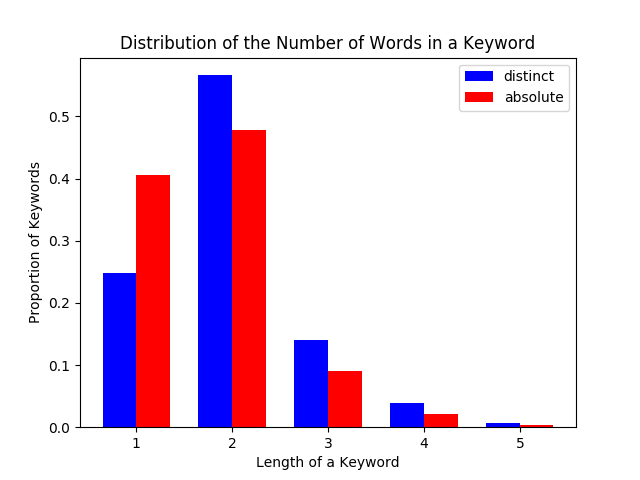

The script that drew this image:
from data_generator import KeywordData
import matplotlib.pyplot as plt
import numpy as np

data = KeywordData()

def distinct_ngram_graph():
    width = 0.35

    distinct_ngram_counts = data.kwd_grams(True)
    sorted(distinct_ngram_counts.items())

    d_counts = []
    X = []
    for gram, count in distinct_ngram_counts.items():
        if gram <= 5: 
            X.append(gram)
            d_counts.append(count)

    absolute_ngram_counts = data.kwd_grams(False)
    sorted(absolute_ngram_counts.items())

    a_counts = []
    for gram, count in absolute_ngram_counts.items():
        if gram <= 5: 
            a_counts.append(count)

    X = np.array(X)

    fig, ax = plt.subplots()

    g1 = ax.bar(X, proportion(d_counts), width, color='b')
    g2 = ax.bar(X+width, proportion(a_counts), width, color='r')

    ax.set_title("Distribution of the Number of Words in a Keyword")
    ax.set_ylabel("Proportion of Keywords")

    ax.set_xticks(X+width/2)
    ax.set_xlabel("Length of a Keyword")
    ax.set_xticklabels(X)

    ax.legend((g1[0],g2[0]), ("distinct","absolute"))

    plt.show()

def proportion(data):
    total = sum(data)
    prop = [d/total for d in data]
    return prop

distinct_ngram_graph()
